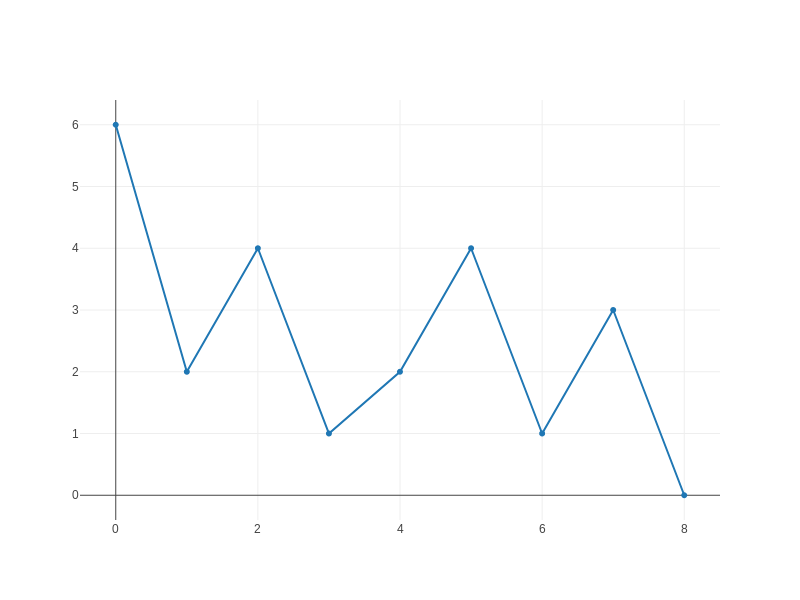

Python code for this plot:
''' Lab 1
Исследование однослойных нейронных сетей на примере
моделирования булевых выражений

Цель: Исследовать функционирование простейшей нейронной сети (НС) на базе
нейрона с нелинейной функцией активации и ее обучение по правилу Видроу-Хоффа.

Вариант 15.

b_f = NOT((x1 + x2)x3 + x3x4)
f_a: 1,4
'''

from operator import and_, or_, not_
import numpy as np
import plotly.offline as offline
import plotly.graph_objs as go
import pdb


def AND(x1, x2):
    return and_(x1, x2)


def OR(x1, x2):
    return or_(x1, x2)


def NOT(x):
    return not_(x)


def initialize():
    n = 4  # variables number
    W = np.zeros(n + 1)  # [0., 0., 0., 0., 0.]
    X = []
    i = 0
    while i < 2**int(n):
        x = list(format(i, f'0{n}b'))
        x = [int(n) for n in x]
        X.append(x)
        i += 1
    F = get_F(X)
    return F,  W


def get_F(X):
    F = list()
    target_function = []
    for element in X:
        v1 = OR(element[0], element[1])
        v2 = AND(v1, element[2])
        v3 = AND(element[2], element[3])
        v4 = OR(v2, v3)
        value = NOT(v4)  # - - my function
        # v1 = NOT(element[1])
        # v2 = OR(v1, element[3])
        # v3 = AND(v2, element[0])
        # v4 = AND(element[0], element[2])
        # v5 = OR(v3, v4)
        # value = NOT(v5)
        # v1 = element[0]
        # v2 = element[1]
        # v3 = AND(v1, v2)
        # v4 = NOT(v3)
        # v5 = AND(element[2], element[3])
        # value = AND(v4, v5)
        target_function.append(int(value))
    for element in X:
        element.insert(0, 1)  # fictional x0 for delta-rule
    for i in range(len(X)):
        F.append((np.array(X[i]), target_function[i]))
    return F


def find_net(inputs, weights):
    return sum(map(lambda weights, inputs: weights * inputs, weights, inputs))


def find_out(net):
    return 0.5 * (np.tanh(net)+1)


def find_y(out):
    if out < 0.5:
        return 0
    else:
        return 1


def find_delta(core_outputs, y):
    return core_outputs - y


def find_der(net):
    temp = find_out(net)
    return (np.cosh(temp)**2)/2


def find_delta_weights(eta, delta, net, current_input):
    return np.dot(eta * delta * find_der(net), current_input)


def weights_correction(weights, eta, delta, net, current_input):
    return [round(a+b, 3) for a, b in zip(weights, find_delta_weights(eta, delta, net, current_input))]


def error_graph(error_values, k_s):
    trace = go.Scatter(
        x=k_s,
        y=error_values,
        mode='lines+markers',
        name='Суммарная ошибка по эпохам обучения (логическая ФА)'
    )
    offline.plot({'data': [trace]}, image='png', image_filename='task_2')
    return


if __name__ == "__main__":
    F, W = initialize()
    T = np.array([y[1] for y in F])
    X = np.array([x[0] for x in F])

    k_s = []
    epoch = 0

    Error = 1
    errors = []
    eta = 0.3
    while Error != 0:
        Error = 0
        y = np.zeros(len(T))
        for i in range(len(T)):
            net = find_net(X[i], W)
            y[i] = find_y(find_out(net))
            W = weights_correction(W, eta, find_delta(T[i], y[i]), net, X[i])
            Error += abs(y[i] - T[i])
        errors.append(Error)
        print(f'{epoch}; {W}; {y}; {Error}', end="\n")
        k_s.append(epoch)
        epoch += 1
    error_graph(error_values=errors, k_s=k_s)
